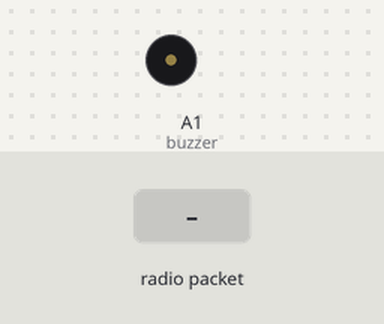
The sketch below on a simulated Arduino Uno, built with avr-gcc and run on an emulated ATmega328P. Parts: buzzer (waves = sounding). The test bench sets the inputs (shaded band). No radio packets arrive unless stated; what the sketch prints to the serial monitor is not drawn.

Above: at 1.2 s.
1.3 s: radio packet "1" arrives
At 2.7 s:
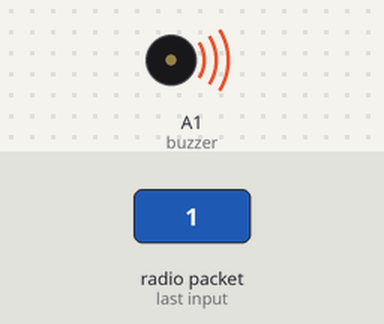
Timing chart, 0 to 38.8 s (numbered marks = the images above; inputs shaded):
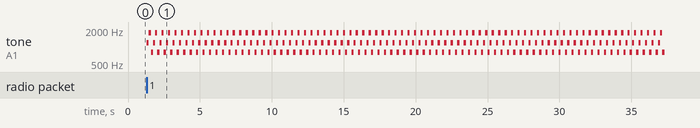

Measured:
- after the input at 1.3 s, tone on A1 (buzzer): silent → 1200 Hz at once, then repeats every 0.45 s: 1800 Hz 0.15 s, 800 Hz 0.15 s, 1200 Hz 0.15 s, until it stays silent from 37.3 s

The sketch:

receiver.ino
```cpp
#include <RH_ASK.h>
#include <SPI.h> // Not actualy used but needed to compile
// Code uses modified fragments of the following examples
//https://create.arduino.cc/projecthub/Arduino_Genuino/doorbell-36646c
//https://www.arduinolab.net/rf-434mhz-ask-transmitter-and-receiver/
// tx/rx configuration
int i;
const int txSpeed = 2000;
const int rxPin = 5;
const int txPin = 6;
const int pttPin = 7;
const int buzzer = A1; //buzzer to arduino pin 9
//const int PIEZO_PIN = A1; // Piezo output
RH_ASK driver(txSpeed, rxPin, txPin, pttPin);

void setup()
{
  Serial.begin(9600);  // Debugging only
  pinMode(buzzer, OUTPUT);
  if (!driver.init())
    Serial.println("init failed");
}

void loop()
{
  uint8_t buf[RH_ASK_MAX_MESSAGE_LEN] = {0};
  uint8_t buflen = sizeof(buf);

  if (driver.recv(buf, &buflen)) // if message received, save it
  {
    for(int i=0;i<80;i++){
      tone(buzzer, 1200);
      delay(150);
      tone(buzzer, 1800);
      delay(150);
      tone(buzzer, 800);// Send 1KHz sound signal...
      delay(150);}
      noTone(buzzer);
    Serial.println((char*)buf); // print received message
//    driver.recv(buf, &buflen)==false;
  }
}
```
